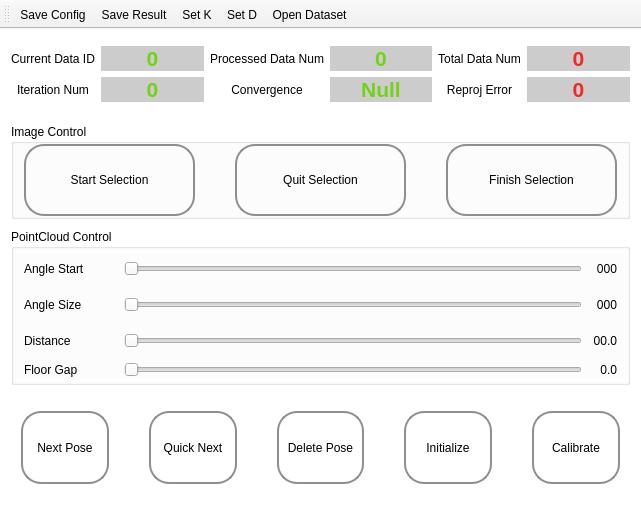
<?xml version="1.0" encoding="UTF-8"?>
<ui version="4.0">
 <class>MainWindow</class>
 <widget class="QMainWindow" name="MainWindow">
  <property name="geometry">
   <rect>
    <x>0</x>
    <y>0</y>
    <width>641</width>
    <height>505</height>
   </rect>
  </property>
  <property name="minimumSize">
   <size>
    <width>600</width>
    <height>500</height>
   </size>
  </property>
  <property name="cursor">
   <cursorShape>PointingHandCursor</cursorShape>
  </property>
  <property name="windowTitle">
   <string>Multi-Sensor Extrinsic Calibration</string>
  </property>
  <property name="autoFillBackground">
   <bool>false</bool>
  </property>
  <property name="styleSheet">
   <string notr="true">QMainWindow{
background-image:url(/Users/xinxin/Desktop/background.jpg);
}</string>
  </property>
  <widget class="QWidget" name="centralWidget">
   <property name="styleSheet">
    <string notr="true">QSlider{
	outline: none;
    border:none;
}
QPushButton{     
	 outline: none;
	 border: 2px solid #8f8f91;
     border-radius: 20px;
     background-color: qlineargradient(x1: 0, y1: 0, x2: 0, y2: 1,
                                       stop: 0 #f6f7fa, stop: 1 #dadbde); 
}     
QPushButton::pressed{     
	background-color: qlineargradient(x1: 0, y1: 0, x2: 0, y2: 1,
                                       stop: 0 #dadbde, stop: 1 #f6f7fa);  
}     
QPushButton::disabled{     
	border: none;
}     
QPushButton:flat {
     border: none;  /* no border for a flat push button */
 }
QPushButton:default {
     border-color: navy; /* make the default button prominent */
 }

#centralWidget
{	
	background-color: rgb(255, 255, 255);
}</string>
   </property>
   <layout class="QVBoxLayout" name="verticalLayout" stretch="0,6,2">
    <item>
     <layout class="QGridLayout" name="gridLayout_2">
      <property name="sizeConstraint">
       <enum>QLayout::SetDefaultConstraint</enum>
      </property>
      <property name="topMargin">
       <number>6</number>
      </property>
      <property name="bottomMargin">
       <number>6</number>
      </property>
      <item row="0" column="4">
       <widget class="QLabel" name="label_9">
        <property name="text">
         <string>Total Data Num</string>
        </property>
        <property name="alignment">
         <set>Qt::AlignCenter</set>
        </property>
       </widget>
      </item>
      <item row="0" column="5">
       <widget class="QLabel" name="total_data_num">
        <property name="sizePolicy">
         <sizepolicy hsizetype="Expanding" vsizetype="Expanding">
          <horstretch>0</horstretch>
          <verstretch>0</verstretch>
         </sizepolicy>
        </property>
        <property name="font">
         <font>
          <pointsize>16</pointsize>
          <weight>75</weight>
          <bold>true</bold>
         </font>
        </property>
        <property name="styleSheet">
         <string notr="true">QLabel{
color: rgb(239, 41, 41);
	background-color: #ccc;
}</string>
        </property>
        <property name="text">
         <string>0</string>
        </property>
        <property name="alignment">
         <set>Qt::AlignCenter</set>
        </property>
       </widget>
      </item>
      <item row="0" column="1">
       <widget class="QLabel" name="current_data_id">
        <property name="sizePolicy">
         <sizepolicy hsizetype="Expanding" vsizetype="Expanding">
          <horstretch>0</horstretch>
          <verstretch>0</verstretch>
         </sizepolicy>
        </property>
        <property name="font">
         <font>
          <pointsize>16</pointsize>
          <weight>75</weight>
          <bold>true</bold>
         </font>
        </property>
        <property name="styleSheet">
         <string notr="true">QLabel{
	color: rgb(115, 210, 22);
	background-color: #ccc;
}</string>
        </property>
        <property name="text">
         <string>0</string>
        </property>
        <property name="alignment">
         <set>Qt::AlignCenter</set>
        </property>
       </widget>
      </item>
      <item row="0" column="3">
       <widget class="QLabel" name="processed_data_num">
        <property name="sizePolicy">
         <sizepolicy hsizetype="Expanding" vsizetype="Expanding">
          <horstretch>0</horstretch>
          <verstretch>0</verstretch>
         </sizepolicy>
        </property>
        <property name="font">
         <font>
          <pointsize>16</pointsize>
          <weight>75</weight>
          <bold>true</bold>
         </font>
        </property>
        <property name="styleSheet">
         <string notr="true">QLabel{
	color: rgb(115, 210, 22);
	background-color: #ccc;
}</string>
        </property>
        <property name="text">
         <string>0</string>
        </property>
        <property name="alignment">
         <set>Qt::AlignCenter</set>
        </property>
       </widget>
      </item>
      <item row="0" column="0">
       <widget class="QLabel" name="label">
        <property name="text">
         <string>Current Data ID</string>
        </property>
        <property name="alignment">
         <set>Qt::AlignCenter</set>
        </property>
       </widget>
      </item>
      <item row="0" column="2">
       <widget class="QLabel" name="label_2">
        <property name="text">
         <string>Processed Data Num</string>
        </property>
        <property name="alignment">
         <set>Qt::AlignCenter</set>
        </property>
       </widget>
      </item>
      <item row="1" column="0">
       <widget class="QLabel" name="label_7">
        <property name="text">
         <string>Iteration Num</string>
        </property>
        <property name="alignment">
         <set>Qt::AlignCenter</set>
        </property>
       </widget>
      </item>
      <item row="1" column="1">
       <widget class="QLabel" name="iteration_num">
        <property name="sizePolicy">
         <sizepolicy hsizetype="Expanding" vsizetype="Expanding">
          <horstretch>0</horstretch>
          <verstretch>0</verstretch>
         </sizepolicy>
        </property>
        <property name="font">
         <font>
          <pointsize>16</pointsize>
          <weight>75</weight>
          <bold>true</bold>
         </font>
        </property>
        <property name="styleSheet">
         <string notr="true">QLabel{
	color: rgb(115, 210, 22);
	background-color: #ccc;
}</string>
        </property>
        <property name="text">
         <string>0</string>
        </property>
        <property name="alignment">
         <set>Qt::AlignCenter</set>
        </property>
       </widget>
      </item>
      <item row="1" column="2">
       <widget class="QLabel" name="label_10">
        <property name="text">
         <string>Convergence</string>
        </property>
        <property name="alignment">
         <set>Qt::AlignCenter</set>
        </property>
       </widget>
      </item>
      <item row="1" column="4">
       <widget class="QLabel" name="label_11">
        <property name="text">
         <string>Reproj Error</string>
        </property>
        <property name="alignment">
         <set>Qt::AlignCenter</set>
        </property>
       </widget>
      </item>
      <item row="1" column="3">
       <widget class="QLabel" name="is_convergence">
        <property name="sizePolicy">
         <sizepolicy hsizetype="Expanding" vsizetype="Expanding">
          <horstretch>0</horstretch>
          <verstretch>0</verstretch>
         </sizepolicy>
        </property>
        <property name="font">
         <font>
          <pointsize>16</pointsize>
          <weight>75</weight>
          <bold>true</bold>
         </font>
        </property>
        <property name="styleSheet">
         <string notr="true">QLabel{
	color: rgb(115, 210, 22);
	background-color: #ccc;
}</string>
        </property>
        <property name="text">
         <string>Null</string>
        </property>
        <property name="alignment">
         <set>Qt::AlignCenter</set>
        </property>
       </widget>
      </item>
      <item row="1" column="5">
       <widget class="QLabel" name="reprojection_error">
        <property name="sizePolicy">
         <sizepolicy hsizetype="Expanding" vsizetype="Expanding">
          <horstretch>0</horstretch>
          <verstretch>0</verstretch>
         </sizepolicy>
        </property>
        <property name="font">
         <font>
          <pointsize>16</pointsize>
          <weight>75</weight>
          <bold>true</bold>
         </font>
        </property>
        <property name="styleSheet">
         <string notr="true">QLabel{
color: rgb(239, 41, 41);
	background-color: #ccc;
}</string>
        </property>
        <property name="text">
         <string>0</string>
        </property>
        <property name="alignment">
         <set>Qt::AlignCenter</set>
        </property>
       </widget>
      </item>
     </layout>
    </item>
    <item>
     <layout class="QVBoxLayout" name="verticalLayout_2" stretch="2,0">
      <property name="spacing">
       <number>10</number>
      </property>
      <property name="sizeConstraint">
       <enum>QLayout::SetDefaultConstraint</enum>
      </property>
      <property name="topMargin">
       <number>10</number>
      </property>
      <property name="bottomMargin">
       <number>10</number>
      </property>
      <item>
       <widget class="QGroupBox" name="image_group">
        <property name="sizePolicy">
         <sizepolicy hsizetype="Expanding" vsizetype="Expanding">
          <horstretch>0</horstretch>
          <verstretch>0</verstretch>
         </sizepolicy>
        </property>
        <property name="title">
         <string>Image Control</string>
        </property>
        <layout class="QHBoxLayout" name="horizontalLayout_2">
         <property name="spacing">
          <number>40</number>
         </property>
         <property name="leftMargin">
          <number>10</number>
         </property>
         <property name="topMargin">
          <number>0</number>
         </property>
         <property name="rightMargin">
          <number>10</number>
         </property>
         <property name="bottomMargin">
          <number>0</number>
         </property>
         <item>
          <widget class="QPushButton" name="pick_points_start">
           <property name="enabled">
            <bool>true</bool>
           </property>
           <property name="sizePolicy">
            <sizepolicy hsizetype="Minimum" vsizetype="Expanding">
             <horstretch>0</horstretch>
             <verstretch>0</verstretch>
            </sizepolicy>
           </property>
           <property name="text">
            <string>Start Selection</string>
           </property>
          </widget>
         </item>
         <item>
          <widget class="QPushButton" name="pick_points_quit">
           <property name="enabled">
            <bool>true</bool>
           </property>
           <property name="sizePolicy">
            <sizepolicy hsizetype="Minimum" vsizetype="Expanding">
             <horstretch>0</horstretch>
             <verstretch>0</verstretch>
            </sizepolicy>
           </property>
           <property name="text">
            <string>Quit Selection</string>
           </property>
          </widget>
         </item>
         <item>
          <widget class="QPushButton" name="pick_points_end">
           <property name="enabled">
            <bool>true</bool>
           </property>
           <property name="sizePolicy">
            <sizepolicy hsizetype="Minimum" vsizetype="Expanding">
             <horstretch>0</horstretch>
             <verstretch>0</verstretch>
            </sizepolicy>
           </property>
           <property name="text">
            <string>Finish Selection</string>
           </property>
          </widget>
         </item>
        </layout>
       </widget>
      </item>
      <item>
       <widget class="QGroupBox" name="pointcloud_group">
        <property name="title">
         <string>PointCloud Control</string>
        </property>
        <layout class="QGridLayout" name="gridLayout">
         <property name="leftMargin">
          <number>10</number>
         </property>
         <property name="topMargin">
          <number>5</number>
         </property>
         <property name="rightMargin">
          <number>10</number>
         </property>
         <property name="bottomMargin">
          <number>5</number>
         </property>
         <property name="horizontalSpacing">
          <number>0</number>
         </property>
         <property name="verticalSpacing">
          <number>6</number>
         </property>
         <item row="2" column="1">
          <widget class="QSlider" name="angle_size_slide">
           <property name="minimumSize">
            <size>
             <width>0</width>
             <height>30</height>
            </size>
           </property>
           <property name="maximum">
            <number>360</number>
           </property>
           <property name="orientation">
            <enum>Qt::Horizontal</enum>
           </property>
          </widget>
         </item>
         <item row="4" column="2">
          <widget class="QLabel" name="floor_gap_text">
           <property name="text">
            <string>0.0</string>
           </property>
           <property name="alignment">
            <set>Qt::AlignRight|Qt::AlignTrailing|Qt::AlignVCenter</set>
           </property>
          </widget>
         </item>
         <item row="2" column="2">
          <widget class="QLabel" name="angle_size_text">
           <property name="minimumSize">
            <size>
             <width>35</width>
             <height>0</height>
            </size>
           </property>
           <property name="maximumSize">
            <size>
             <width>40</width>
             <height>16777215</height>
            </size>
           </property>
           <property name="text">
            <string>000</string>
           </property>
           <property name="alignment">
            <set>Qt::AlignRight|Qt::AlignTrailing|Qt::AlignVCenter</set>
           </property>
          </widget>
         </item>
         <item row="0" column="2">
          <widget class="QLabel" name="angle_start_text">
           <property name="minimumSize">
            <size>
             <width>35</width>
             <height>0</height>
            </size>
           </property>
           <property name="maximumSize">
            <size>
             <width>40</width>
             <height>16777215</height>
            </size>
           </property>
           <property name="text">
            <string>000</string>
           </property>
           <property name="alignment">
            <set>Qt::AlignRight|Qt::AlignTrailing|Qt::AlignVCenter</set>
           </property>
          </widget>
         </item>
         <item row="4" column="0">
          <widget class="QLabel" name="label_6">
           <property name="sizePolicy">
            <sizepolicy hsizetype="Preferred" vsizetype="Expanding">
             <horstretch>0</horstretch>
             <verstretch>0</verstretch>
            </sizepolicy>
           </property>
           <property name="text">
            <string>Floor Gap</string>
           </property>
          </widget>
         </item>
         <item row="0" column="0">
          <widget class="QLabel" name="label_3">
           <property name="sizePolicy">
            <sizepolicy hsizetype="Preferred" vsizetype="Expanding">
             <horstretch>0</horstretch>
             <verstretch>0</verstretch>
            </sizepolicy>
           </property>
           <property name="minimumSize">
            <size>
             <width>100</width>
             <height>0</height>
            </size>
           </property>
           <property name="maximumSize">
            <size>
             <width>100</width>
             <height>16777215</height>
            </size>
           </property>
           <property name="text">
            <string>Angle Start</string>
           </property>
           <property name="alignment">
            <set>Qt::AlignLeading|Qt::AlignLeft|Qt::AlignVCenter</set>
           </property>
          </widget>
         </item>
         <item row="3" column="1">
          <widget class="QSlider" name="distance_slide">
           <property name="minimumSize">
            <size>
             <width>0</width>
             <height>30</height>
            </size>
           </property>
           <property name="maximum">
            <number>100</number>
           </property>
           <property name="orientation">
            <enum>Qt::Horizontal</enum>
           </property>
          </widget>
         </item>
         <item row="3" column="0">
          <widget class="QLabel" name="label_5">
           <property name="sizePolicy">
            <sizepolicy hsizetype="Preferred" vsizetype="Expanding">
             <horstretch>0</horstretch>
             <verstretch>0</verstretch>
            </sizepolicy>
           </property>
           <property name="minimumSize">
            <size>
             <width>100</width>
             <height>0</height>
            </size>
           </property>
           <property name="maximumSize">
            <size>
             <width>100</width>
             <height>16777215</height>
            </size>
           </property>
           <property name="text">
            <string>Distance</string>
           </property>
           <property name="alignment">
            <set>Qt::AlignLeading|Qt::AlignLeft|Qt::AlignVCenter</set>
           </property>
          </widget>
         </item>
         <item row="2" column="0">
          <widget class="QLabel" name="label_4">
           <property name="sizePolicy">
            <sizepolicy hsizetype="Preferred" vsizetype="Expanding">
             <horstretch>0</horstretch>
             <verstretch>0</verstretch>
            </sizepolicy>
           </property>
           <property name="minimumSize">
            <size>
             <width>100</width>
             <height>0</height>
            </size>
           </property>
           <property name="maximumSize">
            <size>
             <width>100</width>
             <height>16777215</height>
            </size>
           </property>
           <property name="text">
            <string>Angle Size</string>
           </property>
           <property name="alignment">
            <set>Qt::AlignLeading|Qt::AlignLeft|Qt::AlignVCenter</set>
           </property>
          </widget>
         </item>
         <item row="3" column="2">
          <widget class="QLabel" name="distance_text">
           <property name="minimumSize">
            <size>
             <width>35</width>
             <height>0</height>
            </size>
           </property>
           <property name="maximumSize">
            <size>
             <width>40</width>
             <height>16777215</height>
            </size>
           </property>
           <property name="text">
            <string>00.0</string>
           </property>
           <property name="alignment">
            <set>Qt::AlignRight|Qt::AlignTrailing|Qt::AlignVCenter</set>
           </property>
          </widget>
         </item>
         <item row="4" column="1">
          <widget class="QSlider" name="floor_gap_slide">
           <property name="maximum">
            <number>100</number>
           </property>
           <property name="orientation">
            <enum>Qt::Horizontal</enum>
           </property>
          </widget>
         </item>
         <item row="0" column="1">
          <widget class="QSlider" name="angle_start_slide">
           <property name="minimumSize">
            <size>
             <width>0</width>
             <height>30</height>
            </size>
           </property>
           <property name="maximum">
            <number>360</number>
           </property>
           <property name="orientation">
            <enum>Qt::Horizontal</enum>
           </property>
          </widget>
         </item>
        </layout>
       </widget>
      </item>
     </layout>
    </item>
    <item>
     <layout class="QHBoxLayout" name="horizontalLayout_3">
      <property name="spacing">
       <number>40</number>
      </property>
      <property name="leftMargin">
       <number>10</number>
      </property>
      <property name="topMargin">
       <number>10</number>
      </property>
      <property name="rightMargin">
       <number>10</number>
      </property>
      <property name="bottomMargin">
       <number>10</number>
      </property>
      <item>
       <widget class="QPushButton" name="next_pose">
        <property name="enabled">
         <bool>true</bool>
        </property>
        <property name="sizePolicy">
         <sizepolicy hsizetype="Expanding" vsizetype="Expanding">
          <horstretch>0</horstretch>
          <verstretch>0</verstretch>
         </sizepolicy>
        </property>
        <property name="text">
         <string>Next Pose</string>
        </property>
       </widget>
      </item>
      <item>
       <widget class="QPushButton" name="quick_next_pose">
        <property name="sizePolicy">
         <sizepolicy hsizetype="Expanding" vsizetype="Expanding">
          <horstretch>0</horstretch>
          <verstretch>0</verstretch>
         </sizepolicy>
        </property>
        <property name="text">
         <string>Quick Next</string>
        </property>
       </widget>
      </item>
      <item>
       <widget class="QPushButton" name="delete_pose">
        <property name="enabled">
         <bool>true</bool>
        </property>
        <property name="sizePolicy">
         <sizepolicy hsizetype="Expanding" vsizetype="Expanding">
          <horstretch>0</horstretch>
          <verstretch>0</verstretch>
         </sizepolicy>
        </property>
        <property name="text">
         <string>Delete Pose</string>
        </property>
       </widget>
      </item>
      <item>
       <widget class="QPushButton" name="initialize">
        <property name="sizePolicy">
         <sizepolicy hsizetype="Expanding" vsizetype="Expanding">
          <horstretch>0</horstretch>
          <verstretch>0</verstretch>
         </sizepolicy>
        </property>
        <property name="text">
         <string>Initialize</string>
        </property>
       </widget>
      </item>
      <item>
       <widget class="QPushButton" name="calibrate">
        <property name="enabled">
         <bool>true</bool>
        </property>
        <property name="sizePolicy">
         <sizepolicy hsizetype="Expanding" vsizetype="Expanding">
          <horstretch>0</horstretch>
          <verstretch>0</verstretch>
         </sizepolicy>
        </property>
        <property name="minimumSize">
         <size>
          <width>0</width>
          <height>0</height>
         </size>
        </property>
        <property name="text">
         <string>Calibrate</string>
        </property>
       </widget>
      </item>
     </layout>
    </item>
   </layout>
  </widget>
  <widget class="QToolBar" name="toolBar">
   <property name="windowTitle">
    <string>toolBar</string>
   </property>
   <property name="styleSheet">
    <string notr="true">QMainWindow{
rgb(122, 255, 254)
}</string>
   </property>
   <attribute name="toolBarArea">
    <enum>TopToolBarArea</enum>
   </attribute>
   <attribute name="toolBarBreak">
    <bool>false</bool>
   </attribute>
   <addaction name="actionSave_Config"/>
   <addaction name="actionSave_Result"/>
   <addaction name="actionSet_K"/>
   <addaction name="actionSet_D"/>
   <addaction name="actionOpen_Dataset"/>
  </widget>
  <action name="actionSave_Config">
   <property name="text">
    <string>Save Config</string>
   </property>
   <property name="toolTip">
    <string>save result and config to files</string>
   </property>
   <property name="shortcut">
    <string>Ctrl+S</string>
   </property>
  </action>
  <action name="actionSet_K">
   <property name="text">
    <string>Set K</string>
   </property>
   <property name="toolTip">
    <string>set camera matrix</string>
   </property>
  </action>
  <action name="actionSet_D">
   <property name="text">
    <string>Set D</string>
   </property>
   <property name="toolTip">
    <string>set distortion coefficients</string>
   </property>
  </action>
  <action name="actionOpen_Dataset">
   <property name="text">
    <string>Open Dataset</string>
   </property>
   <property name="toolTip">
    <string>choose dataset directory</string>
   </property>
  </action>
  <action name="actionSave_Result">
   <property name="text">
    <string>Save Result</string>
   </property>
   <property name="toolTip">
    <string>Save calibration result</string>
   </property>
  </action>
 </widget>
 <layoutdefault spacing="6" margin="11"/>
 <resources/>
 <connections/>
</ui>
